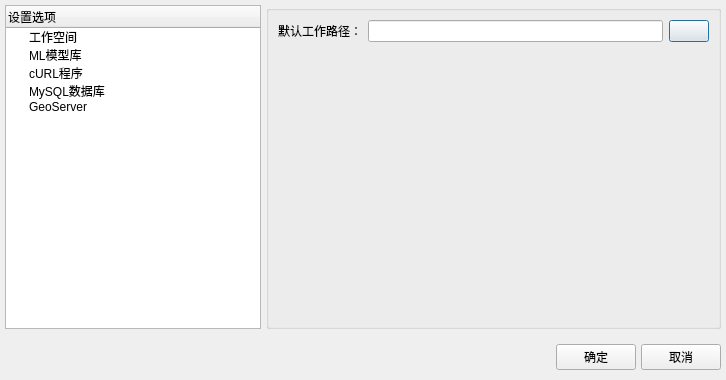
<?xml version="1.0" encoding="UTF-8"?>
<ui version="4.0">
 <class>AppSettingDialog</class>
 <widget class="QDialog" name="AppSettingDialog">
  <property name="geometry">
   <rect>
    <x>0</x>
    <y>0</y>
    <width>726</width>
    <height>380</height>
   </rect>
  </property>
  <property name="windowTitle">
   <string>系统设置</string>
  </property>
  <layout class="QVBoxLayout" name="VerticalLayout" stretch="0,0">
   <property name="spacing">
    <number>5</number>
   </property>
   <property name="leftMargin">
    <number>5</number>
   </property>
   <property name="topMargin">
    <number>5</number>
   </property>
   <property name="rightMargin">
    <number>5</number>
   </property>
   <property name="bottomMargin">
    <number>10</number>
   </property>
   <item>
    <layout class="QHBoxLayout" name="horizontalLayout" stretch="0,1">
     <property name="bottomMargin">
      <number>10</number>
     </property>
     <item>
      <widget class="QTreeWidget" name="appSettingTreeWidget">
       <attribute name="headerVisible">
        <bool>true</bool>
       </attribute>
       <column>
        <property name="text">
         <string>设置选项</string>
        </property>
       </column>
       <item>
        <property name="text">
         <string>工作空间</string>
        </property>
       </item>
       <item>
        <property name="text">
         <string>ML模型库</string>
        </property>
       </item>
       <item>
        <property name="text">
         <string>cURL程序</string>
        </property>
       </item>
       <item>
        <property name="text">
         <string>MySQL数据库</string>
        </property>
       </item>
       <item>
        <property name="text">
         <string>GeoServer</string>
        </property>
       </item>
      </widget>
     </item>
     <item>
      <widget class="QGroupBox" name="appSettingGroupBox">
       <property name="title">
        <string/>
       </property>
       <layout class="QHBoxLayout" name="horizontalLayout_3">
        <property name="spacing">
         <number>5</number>
        </property>
        <property name="leftMargin">
         <number>0</number>
        </property>
        <property name="topMargin">
         <number>0</number>
        </property>
        <property name="rightMargin">
         <number>0</number>
        </property>
        <property name="bottomMargin">
         <number>0</number>
        </property>
        <item>
         <widget class="QStackedWidget" name="appSettingStackedWidget">
          <property name="currentIndex">
           <number>0</number>
          </property>
          <widget class="QWidget" name="workingSpaceSettingPage">
           <layout class="QGridLayout" name="gridLayout">
            <item row="0" column="1">
             <widget class="QLineEdit" name="selectWorkingDirLineEdit"/>
            </item>
            <item row="0" column="2">
             <widget class="QPushButton" name="selectWorkingDirPushButton">
              <property name="text">
               <string/>
              </property>
             </widget>
            </item>
            <item row="0" column="0">
             <widget class="QLabel" name="selectWorkingDirLabel">
              <property name="text">
               <string>默认工作路径：</string>
              </property>
             </widget>
            </item>
            <item row="1" column="0">
             <spacer name="verticalSpacer">
              <property name="orientation">
               <enum>Qt::Vertical</enum>
              </property>
              <property name="sizeHint" stdset="0">
               <size>
                <width>20</width>
                <height>40</height>
               </size>
              </property>
             </spacer>
            </item>
           </layout>
          </widget>
          <widget class="QWidget" name="mlModelLibPage">
           <layout class="QGridLayout" name="mlModelLibPageGridLayout">
            <item row="0" column="1">
             <widget class="QLineEdit" name="paramsFileDirLineEdit">
              <property name="enabled">
               <bool>false</bool>
              </property>
             </widget>
            </item>
            <item row="1" column="0">
             <spacer name="verticalSpacer_2">
              <property name="orientation">
               <enum>Qt::Vertical</enum>
              </property>
              <property name="sizeHint" stdset="0">
               <size>
                <width>20</width>
                <height>40</height>
               </size>
              </property>
             </spacer>
            </item>
            <item row="0" column="0">
             <widget class="QLabel" name="paramsFileDirLabel">
              <property name="text">
               <string>参数文件路径：</string>
              </property>
             </widget>
            </item>
           </layout>
          </widget>
          <widget class="QWidget" name="cURLSettingPage">
           <layout class="QGridLayout" name="cURLSettingGridLayout">
            <item row="0" column="0">
             <widget class="QLabel" name="cURLBinDirLabel">
              <property name="text">
               <string>cURL路径：</string>
              </property>
             </widget>
            </item>
            <item row="0" column="1">
             <widget class="QLineEdit" name="cURLBinDirLineEdit">
              <property name="enabled">
               <bool>false</bool>
              </property>
             </widget>
            </item>
            <item row="1" column="0">
             <spacer name="verticalSpacer_3">
              <property name="orientation">
               <enum>Qt::Vertical</enum>
              </property>
              <property name="sizeHint" stdset="0">
               <size>
                <width>20</width>
                <height>40</height>
               </size>
              </property>
             </spacer>
            </item>
           </layout>
          </widget>
          <widget class="QWidget" name="mySQLSettingPage">
           <layout class="QGridLayout" name="mySQLSettingGridLayout">
            <item row="0" column="1">
             <widget class="QLineEdit" name="mySQLHostLineEdit"/>
            </item>
            <item row="0" column="0">
             <widget class="QLabel" name="mySQLHostLabel">
              <property name="text">
               <string>Host：</string>
              </property>
             </widget>
            </item>
            <item row="1" column="0">
             <spacer name="verticalSpacer_4">
              <property name="orientation">
               <enum>Qt::Vertical</enum>
              </property>
              <property name="sizeHint" stdset="0">
               <size>
                <width>20</width>
                <height>40</height>
               </size>
              </property>
             </spacer>
            </item>
            <item row="0" column="3">
             <widget class="QLabel" name="mySQLPortLabel">
              <property name="text">
               <string>端口：</string>
              </property>
             </widget>
            </item>
            <item row="0" column="4">
             <widget class="QLineEdit" name="mySQLPortLineEdit"/>
            </item>
            <item row="0" column="2">
             <spacer name="horizontalSpacer_2">
              <property name="orientation">
               <enum>Qt::Horizontal</enum>
              </property>
              <property name="sizeHint" stdset="0">
               <size>
                <width>40</width>
                <height>20</height>
               </size>
              </property>
             </spacer>
            </item>
           </layout>
          </widget>
          <widget class="QWidget" name="geoserverSettingPage">
           <layout class="QGridLayout" name="geoserverSettingGridLayout">
            <item row="0" column="4">
             <widget class="QLineEdit" name="geoserverPortLineEdit"/>
            </item>
            <item row="0" column="3">
             <widget class="QLabel" name="geoserverPortLabel">
              <property name="text">
               <string>端口：</string>
              </property>
             </widget>
            </item>
            <item row="0" column="0">
             <widget class="QLabel" name="geoserverHostLabel">
              <property name="text">
               <string>Host：</string>
              </property>
             </widget>
            </item>
            <item row="1" column="1">
             <spacer name="verticalSpacer_5">
              <property name="orientation">
               <enum>Qt::Vertical</enum>
              </property>
              <property name="sizeHint" stdset="0">
               <size>
                <width>20</width>
                <height>40</height>
               </size>
              </property>
             </spacer>
            </item>
            <item row="0" column="1">
             <widget class="QLineEdit" name="geoserverHostLineEdit"/>
            </item>
            <item row="0" column="2">
             <spacer name="horizontalSpacer_3">
              <property name="orientation">
               <enum>Qt::Horizontal</enum>
              </property>
              <property name="sizeHint" stdset="0">
               <size>
                <width>40</width>
                <height>20</height>
               </size>
              </property>
             </spacer>
            </item>
           </layout>
          </widget>
         </widget>
        </item>
       </layout>
      </widget>
     </item>
    </layout>
   </item>
   <item>
    <layout class="QHBoxLayout" name="horizontalLayout_2">
     <item>
      <spacer name="horizontalSpacer">
       <property name="orientation">
        <enum>Qt::Horizontal</enum>
       </property>
       <property name="sizeHint" stdset="0">
        <size>
         <width>40</width>
         <height>20</height>
        </size>
       </property>
      </spacer>
     </item>
     <item>
      <widget class="QPushButton" name="okPushButton">
       <property name="text">
        <string>确定</string>
       </property>
      </widget>
     </item>
     <item>
      <widget class="QPushButton" name="cancelPushButton">
       <property name="text">
        <string>取消</string>
       </property>
      </widget>
     </item>
    </layout>
   </item>
  </layout>
 </widget>
 <resources/>
 <connections/>
</ui>
